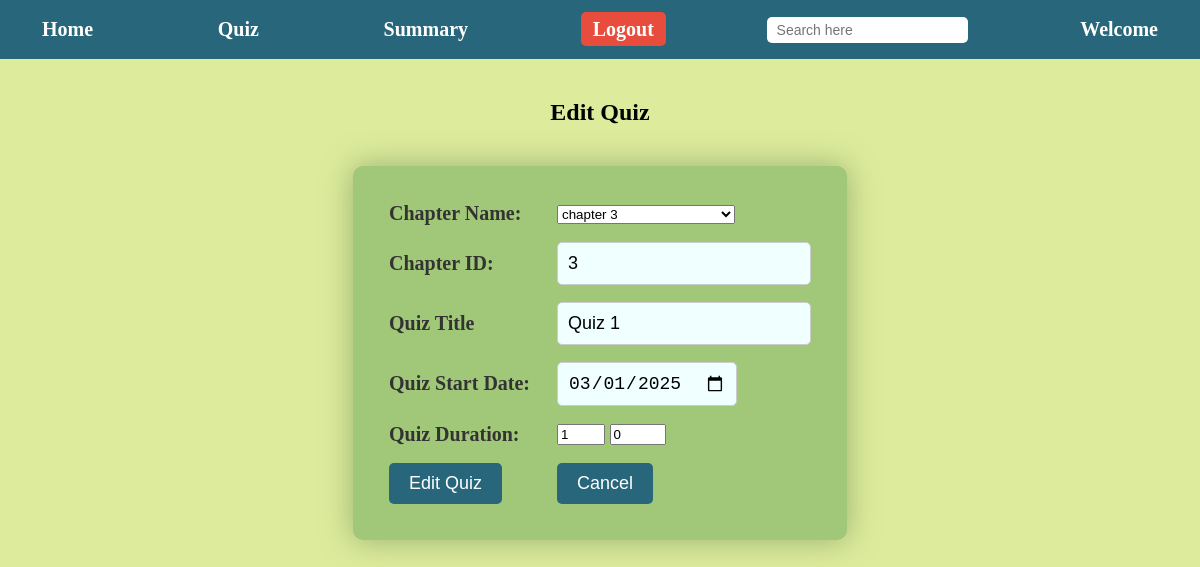
Before: /admindb/quiz_dashboard/edit_quiz/1 (signed in) with the older database file.
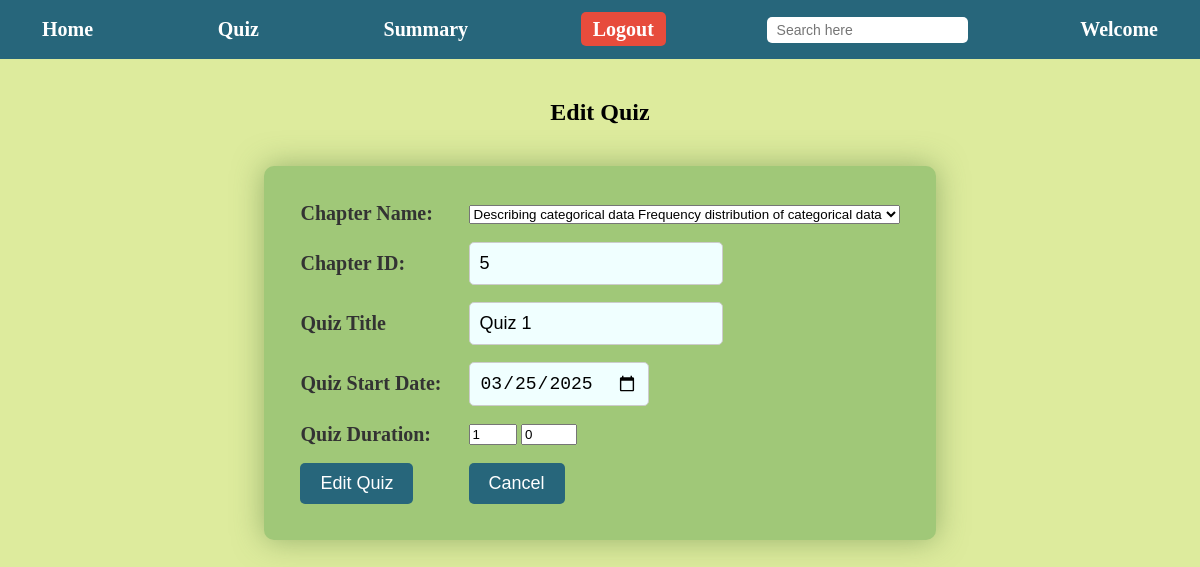
After: the same page with the newer database file.
### models.py (models this page shows, shortened)
class Quiz(data.Model):
    __tablename__='quizzes'
    quiz_id=data.Column(data.Integer,primary_key=True)
    quiz_title=data.Column(data.String(200),nullable=False)
    chap_id=data.Column(data.Integer,data.ForeignKey('chap.chap_id'),nullable=False)
    quiz_date=data.Column(data.Date,nullable=False)
    quiz_time=data.Column(data.Integer,nullable=False)
    quiz_score=data.relationship('Scores',backref='Quiz',lazy=True)
    quiz_ques=data.relationship('Questions',backref='Quiz',lazy=True)

class Chapter(data.Model):
    __tablename__='chap'
    chap_id=data.Column(data.Integer,primary_key=True)
    chap_title=data.Column(data.String(200),nullable=False)
    chap_description=data.Column(data.Text,nullable=False)
    chap_quiz=data.relationship('Quiz',backref='Chapter',lazy=True)
    sub_id=data.Column(data.Integer,data.ForeignKey('sub.sub_id'),nullable=False)

### app.py (the view, shortened to what this page needs)
@application.route('/admindb/quiz_dashboard/edit_quiz/<int:quiz_id>',methods=['GET','POST'])
def edit_quiz(quiz_id):
    if 'admin' not in session:
        flash('Please Login To Edit A Quiz','error')
        return redirect("url_for('Admin_Login')")
    quiz=Quiz.query.get_or_404(quiz_id)
    chapters=Chapter.query.all()
    return render_template('quiz_creation.html',action="Edit",chapters=chapters,quiz_title=quiz.quiz_title,quiz=quiz,request_path=request.path)

### templates/quiz_creation.html (shortened to what this page needs)
{% extends 'index.html' %}
{% block navbar %}
{% include "admin-navbar.html" %}
{% endblock %}
{% block content %}
<center>
    <h2>{{ action }} Quiz </h2>
    <form method="POST">
            <table id="quiz-creation-container">
                <td><label for="quiz_chap_name">Chapter Name:</label></td>
                <td><select name="quiz_chap_name" id="quiz_chap_name">
                        {% for chapter in chapters %}
                        <option value="{{ chapter.chap_id }}" {% if quiz and quiz.chap_id==chapter.chap_id %}selected{%
                            endif %} data-id="{{ chapter.chap_id }}">
                            {{ chapter.chap_title }}
                        </option>
                        {% endfor %}
                    </select>
                </td>
                <tr>
                    <td><label for="quiz_chap_id">Chapter ID:</label></td>
                    <td><input type="text" name="quiz_chap_id" id="quiz_chap_id"
                            value="{{ quiz.chap_id if quiz else chapters[0].chap_id  }}" readonly required>
                    </td>
                </tr>
                <tr>
                    <td><label for="quiz_title">Quiz Title</label></td>
                    <td><input type="text" name="quiz_title" id="quiz_title"
                            value="{{ quiz.quiz_title if quiz else quiz_title }}" readonly required></td>
                </tr>
                <tr>
                    <td><label for="quiz_date">Quiz Start Date:</label></td>
                    <td><input type="date" name="quiz_date" id="quiz_date" value="{{ quiz.quiz_date if quiz else '' }}" required>
                    </td>
                </tr>
                <tr>
                    <td><label for="quiz_duration_hours">Quiz Duration:</label></td>
                    <td><input type="number" name="quiz_duration_hours" id="quiz_duration_hours" min="0" max="3"
                            value="{{ quiz.quiz_time//60 if quiz else '' }}" placeholder="Hours" required>
                        <input type="number" name="quiz_duration_minute" id="quiz_duration_minute" min="0" max="59"
                            value="{{ quiz.quiz_time%60 if quiz else '' }}" placeholder="Minutes" required>
                    </td>
                </tr>
                <tr>
                    <td><input type="submit" value="{{ action }} Quiz"></td>
                    <td><a href="{{ url_for('quiz_dashboard') }}"><button type="button">Cancel</button></a></td>
                </tr>
            </table>
    </form>
</center>
{% endblock %}

Changed rows visible on the page:
changed Quiz "Quiz 1": quiz_chap_name "chapter 3" → "Describing categorical data Frequency distribution of categorical data"; quiz_chap_id "3" → "5"; quiz_date "03/01/2025" → "03/25/2025"
